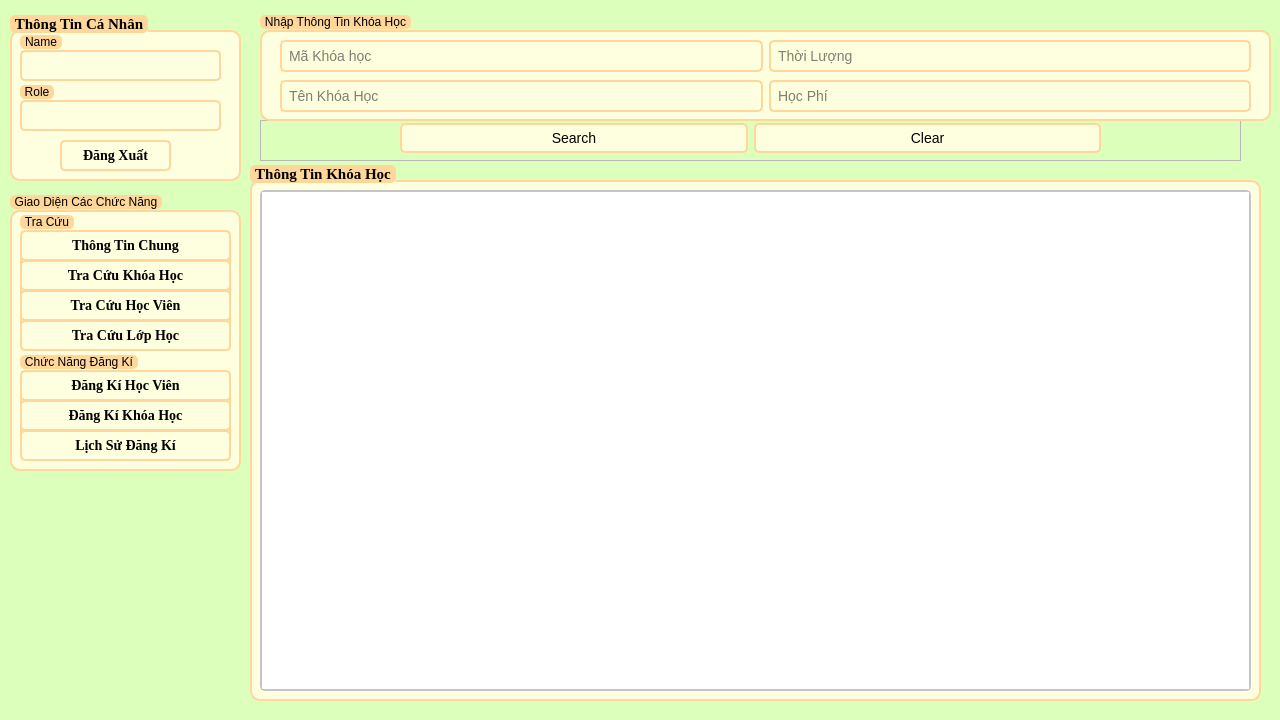
<?xml version="1.0" encoding="UTF-8"?>
<ui version="4.0">
 <class>TraCuuKhoaHoc</class>
 <widget class="QWidget" name="TraCuuKhoaHoc">
  <property name="geometry">
   <rect>
    <x>0</x>
    <y>0</y>
    <width>1280</width>
    <height>720</height>
   </rect>
  </property>
  <property name="windowTitle">
   <string>Tra Cứu Khóa Học</string>
  </property>
  <property name="styleSheet">
   <string notr="true">*{
	font: 700 11pt &quot;Times New Roman&quot;;
}
QWidget#TraCuuKhoaHoc {
    background-color: #DDFFBC
}

/* LineEdit Styles */
QLineEdit {
    border: 2px solid #FFD79A;
    border-radius: 5px;
    padding: 5px;
    background-color: #FEFFDE;
    font-size: 14px;
}

QLineEdit:focus {
    border: 2px solid #0078d7;
}

/* PushButton Styles */
QPushButton {
    border: 2px solid #FFD79A;
    border-radius: 5px;
    padding: 5px 15px;
    background-color: #FEFFDE;
    color: #000000;
    font-size: 14px;
}

QPushButton:hover {
    background-color: #FFD79A;
}

QPushButton:pressed {
    background-color: #004494;
}

/* TableWidget Styles */
QTableWidget {
    border: 2px solid #c4c4c4;
    border-radius: 5px;
    font-size: 14px;
}

QHeaderView::section {
    background-color: #FFFAC0;
    color: #9DE6E8;
    padding: 5px;
    border: 1px solid #c4c4c4;
}

QTableWidget::item {
    padding: 5px;
}

QTableWidget::item:selected {
    background-color: #FFD79A;
    color: #FFFAC0;
}

QTableWidget::item:hover {
    background-color: #FFD79A;
}

/* ScrollBar Styles */
QScrollBar:vertical {
    border: none;
    background: #f0f0f0;
    width: 12px;
    margin: 15px 0 15px 0;
}

QScrollBar::handle:vertical {
    background: #c4c4c4;
    min-height: 20px;
    border-radius: 5px;
}

QScrollBar::add-line:vertical,
QScrollBar::sub-line:vertical {
    height: 0;
}

QScrollBar::add-page:vertical,
QScrollBar::sub-page:vertical {
    background: none;
}
/* GroupBox Styles */
QGroupBox {
    border: 2px solid #FFD79A;
    border-radius: 10px;
    margin-top: 20px;
    background-color: #FEFFDE;
    padding: 10px;
}

QGroupBox::title {
    subcontrol-origin: margin;
    subcontrol-position: top left;
	top: 5px;
    padding: 0 3px;
    background-color: #FFD79A;
    border-radius: 5px;
    color: #000000;
    font-size: 14pt;
    font-weight: bold;
}</string>
  </property>
  <widget class="QFrame" name="frame_fucntion">
   <property name="geometry">
    <rect>
     <x>260</x>
     <y>120</y>
     <width>981</width>
     <height>41</height>
    </rect>
   </property>
   <property name="frameShape">
    <enum>QFrame::StyledPanel</enum>
   </property>
   <property name="frameShadow">
    <enum>QFrame::Raised</enum>
   </property>
   <widget class="QWidget" name="layoutWidget">
    <property name="geometry">
     <rect>
      <x>140</x>
      <y>0</y>
      <width>701</width>
      <height>37</height>
     </rect>
    </property>
    <layout class="QHBoxLayout" name="horizontalLayout_3">
     <item>
      <widget class="QPushButton" name="btn_tim">
       <property name="text">
        <string>Search</string>
       </property>
       <property name="icon">
        <iconset>
         <normaloff>../../icon/search.svg</normaloff>../../icon/search.svg</iconset>
       </property>
       <property name="shortcut">
        <string notr="true"/>
       </property>
      </widget>
     </item>
     <item>
      <widget class="QPushButton" name="btn_xoathongtin">
       <property name="text">
        <string>Clear</string>
       </property>
       <property name="icon">
        <iconset>
         <normaloff>../../icon/clearall.svg</normaloff>../../icon/clearall.svg</iconset>
       </property>
       <property name="shortcut">
        <string notr="true"/>
       </property>
      </widget>
     </item>
    </layout>
   </widget>
  </widget>
  <widget class="QGroupBox" name="groupBox">
   <property name="geometry">
    <rect>
     <x>260</x>
     <y>10</y>
     <width>1011</width>
     <height>111</height>
    </rect>
   </property>
   <property name="title">
    <string>Nhập Thông Tin Khóa Học</string>
   </property>
   <widget class="QWidget" name="layoutWidget">
    <property name="geometry">
     <rect>
      <x>20</x>
      <y>70</y>
      <width>971</width>
      <height>33</height>
     </rect>
    </property>
    <layout class="QHBoxLayout" name="horizontalLayout_2">
     <item>
      <widget class="QLineEdit" name="tenkhoahoc">
       <property name="placeholderText">
        <string>Tên Khóa Học</string>
       </property>
      </widget>
     </item>
     <item>
      <widget class="QLineEdit" name="hocphi">
       <property name="placeholderText">
        <string>Học Phí</string>
       </property>
      </widget>
     </item>
    </layout>
   </widget>
   <widget class="QWidget" name="layoutWidget">
    <property name="geometry">
     <rect>
      <x>20</x>
      <y>30</y>
      <width>971</width>
      <height>33</height>
     </rect>
    </property>
    <layout class="QHBoxLayout" name="horizontalLayout">
     <item>
      <widget class="QLineEdit" name="makhoahoc">
       <property name="placeholderText">
        <string>Mã Khóa học</string>
       </property>
      </widget>
     </item>
     <item>
      <widget class="QLineEdit" name="thoiluong">
       <property name="placeholderText">
        <string>Thời Lượng</string>
       </property>
      </widget>
     </item>
    </layout>
   </widget>
  </widget>
  <widget class="QGroupBox" name="groupBox_2">
   <property name="enabled">
    <bool>true</bool>
   </property>
   <property name="geometry">
    <rect>
     <x>250</x>
     <y>160</y>
     <width>1011</width>
     <height>541</height>
    </rect>
   </property>
   <property name="font">
    <font>
     <family>Times New Roman</family>
     <pointsize>11</pointsize>
     <italic>false</italic>
     <bold>true</bold>
    </font>
   </property>
   <property name="title">
    <string>Thông Tin Khóa Học</string>
   </property>
   <widget class="QTableWidget" name="result_table">
    <property name="enabled">
     <bool>true</bool>
    </property>
    <property name="geometry">
     <rect>
      <x>10</x>
      <y>30</y>
      <width>991</width>
      <height>501</height>
     </rect>
    </property>
   </widget>
  </widget>
  <widget class="QGroupBox" name="groupBox_3">
   <property name="enabled">
    <bool>true</bool>
   </property>
   <property name="geometry">
    <rect>
     <x>10</x>
     <y>10</y>
     <width>231</width>
     <height>171</height>
    </rect>
   </property>
   <property name="font">
    <font>
     <family>Times New Roman</family>
     <pointsize>11</pointsize>
     <italic>false</italic>
     <bold>true</bold>
    </font>
   </property>
   <property name="title">
    <string>Thông Tin Cá Nhân</string>
   </property>
   <widget class="QPushButton" name="btn_dangxuat">
    <property name="geometry">
     <rect>
      <x>50</x>
      <y>130</y>
      <width>111</width>
      <height>31</height>
     </rect>
    </property>
    <property name="font">
     <font>
      <family>Times New Roman</family>
      <pointsize>-1</pointsize>
      <italic>false</italic>
      <bold>true</bold>
      <underline>false</underline>
      <strikeout>false</strikeout>
     </font>
    </property>
    <property name="styleSheet">
     <string notr="true"/>
    </property>
    <property name="text">
     <string>Đăng Xuất</string>
    </property>
   </widget>
   <widget class="QGroupBox" name="groupBox_6">
    <property name="geometry">
     <rect>
      <x>10</x>
      <y>70</y>
      <width>201</width>
      <height>51</height>
     </rect>
    </property>
    <property name="title">
     <string>Role</string>
    </property>
    <widget class="QLineEdit" name="infor_role">
     <property name="enabled">
      <bool>false</bool>
     </property>
     <property name="geometry">
      <rect>
       <x>0</x>
       <y>20</y>
       <width>201</width>
       <height>31</height>
      </rect>
     </property>
    </widget>
   </widget>
   <widget class="QGroupBox" name="groupBox_7">
    <property name="geometry">
     <rect>
      <x>10</x>
      <y>20</y>
      <width>201</width>
      <height>51</height>
     </rect>
    </property>
    <property name="layoutDirection">
     <enum>Qt::LeftToRight</enum>
    </property>
    <property name="autoFillBackground">
     <bool>false</bool>
    </property>
    <property name="title">
     <string>Name</string>
    </property>
    <widget class="QLineEdit" name="infor_username">
     <property name="enabled">
      <bool>false</bool>
     </property>
     <property name="geometry">
      <rect>
       <x>0</x>
       <y>20</y>
       <width>201</width>
       <height>31</height>
      </rect>
     </property>
    </widget>
   </widget>
  </widget>
  <widget class="QGroupBox" name="groupBox_5">
   <property name="geometry">
    <rect>
     <x>10</x>
     <y>190</y>
     <width>231</width>
     <height>281</height>
    </rect>
   </property>
   <property name="title">
    <string>Giao Diện Các Chức Năng</string>
   </property>
   <widget class="QGroupBox" name="groupBox_4">
    <property name="geometry">
     <rect>
      <x>10</x>
      <y>20</y>
      <width>211</width>
      <height>141</height>
     </rect>
    </property>
    <property name="title">
     <string>Tra Cứu</string>
    </property>
    <widget class="QPushButton" name="btn_tracuuhocvien">
     <property name="geometry">
      <rect>
       <x>0</x>
       <y>80</y>
       <width>211</width>
       <height>31</height>
      </rect>
     </property>
     <property name="font">
      <font>
       <family>Times New Roman</family>
       <pointsize>-1</pointsize>
       <italic>false</italic>
       <bold>true</bold>
       <underline>false</underline>
       <strikeout>false</strikeout>
      </font>
     </property>
     <property name="text">
      <string>Tra Cứu Học Viên</string>
     </property>
    </widget>
    <widget class="QPushButton" name="btn_thongtinchung">
     <property name="enabled">
      <bool>true</bool>
     </property>
     <property name="geometry">
      <rect>
       <x>0</x>
       <y>20</y>
       <width>211</width>
       <height>31</height>
      </rect>
     </property>
     <property name="font">
      <font>
       <family>Times New Roman</family>
       <pointsize>-1</pointsize>
       <italic>false</italic>
       <bold>true</bold>
       <underline>false</underline>
       <strikeout>false</strikeout>
      </font>
     </property>
     <property name="text">
      <string>Thông Tin Chung</string>
     </property>
    </widget>
    <widget class="QPushButton" name="btn_tracuukhoahoc">
     <property name="enabled">
      <bool>false</bool>
     </property>
     <property name="geometry">
      <rect>
       <x>0</x>
       <y>50</y>
       <width>211</width>
       <height>31</height>
      </rect>
     </property>
     <property name="font">
      <font>
       <family>Times New Roman</family>
       <pointsize>-1</pointsize>
       <italic>false</italic>
       <bold>true</bold>
       <underline>false</underline>
       <strikeout>false</strikeout>
      </font>
     </property>
     <property name="text">
      <string>Tra Cứu Khóa Học</string>
     </property>
    </widget>
    <widget class="QPushButton" name="btn_tracuulophoc">
     <property name="geometry">
      <rect>
       <x>0</x>
       <y>110</y>
       <width>211</width>
       <height>31</height>
      </rect>
     </property>
     <property name="font">
      <font>
       <family>Times New Roman</family>
       <pointsize>-1</pointsize>
       <italic>false</italic>
       <bold>true</bold>
       <underline>false</underline>
       <strikeout>false</strikeout>
      </font>
     </property>
     <property name="text">
      <string>Tra Cứu Lớp Học</string>
     </property>
    </widget>
   </widget>
   <widget class="QGroupBox" name="groupBox_8">
    <property name="geometry">
     <rect>
      <x>10</x>
      <y>160</y>
      <width>211</width>
      <height>111</height>
     </rect>
    </property>
    <property name="title">
     <string>Chức Năng Đăng Kí</string>
    </property>
    <widget class="QPushButton" name="btn_dangkikhoahoc">
     <property name="enabled">
      <bool>true</bool>
     </property>
     <property name="geometry">
      <rect>
       <x>0</x>
       <y>50</y>
       <width>211</width>
       <height>31</height>
      </rect>
     </property>
     <property name="font">
      <font>
       <family>Times New Roman</family>
       <pointsize>-1</pointsize>
       <italic>false</italic>
       <bold>true</bold>
       <underline>false</underline>
       <strikeout>false</strikeout>
      </font>
     </property>
     <property name="text">
      <string>Đăng Kí Khóa Học</string>
     </property>
    </widget>
    <widget class="QPushButton" name="btn_lichsudangki">
     <property name="enabled">
      <bool>true</bool>
     </property>
     <property name="geometry">
      <rect>
       <x>0</x>
       <y>80</y>
       <width>211</width>
       <height>31</height>
      </rect>
     </property>
     <property name="font">
      <font>
       <family>Times New Roman</family>
       <pointsize>-1</pointsize>
       <italic>false</italic>
       <bold>true</bold>
       <underline>false</underline>
       <strikeout>false</strikeout>
      </font>
     </property>
     <property name="text">
      <string>Lịch Sử Đăng Kí</string>
     </property>
    </widget>
    <widget class="QPushButton" name="btn_dangkihocvien">
     <property name="enabled">
      <bool>true</bool>
     </property>
     <property name="geometry">
      <rect>
       <x>0</x>
       <y>20</y>
       <width>211</width>
       <height>31</height>
      </rect>
     </property>
     <property name="font">
      <font>
       <family>Times New Roman</family>
       <pointsize>-1</pointsize>
       <italic>false</italic>
       <bold>true</bold>
       <underline>false</underline>
       <strikeout>false</strikeout>
      </font>
     </property>
     <property name="text">
      <string>Đăng Kí Học Viên</string>
     </property>
    </widget>
   </widget>
  </widget>
 </widget>
 <resources/>
 <connections/>
</ui>
